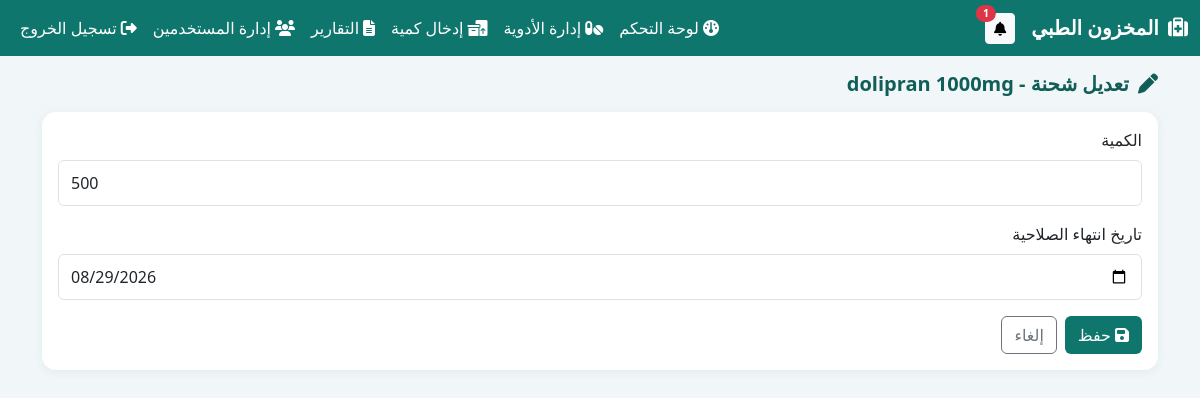
/batches/1/edit (signed in), run on the app's committed database.
### app.py (models this page shows, shortened)
class Medicine(db.Model):
    __tablename__ = "medicine"
    id = db.Column(db.Integer, primary_key=True)
    name = db.Column(db.String(150), unique=True, nullable=False)
    min_stock = db.Column(db.Integer, nullable=False, default=0)
    batches = db.relationship(
        "Batch",
        backref="medicine",
        cascade="all, delete-orphan",
        lazy="selectin",
        order_by="Batch.expire_date",
    )
    @property
    def total_quantity(self):
        return sum(b.quantity for b in self.batches)
    @property
    def active_batches(self):
        return [b for b in self.batches if b.quantity > 0]

class Batch(db.Model):
    __tablename__ = "batch"
    id = db.Column(db.Integer, primary_key=True)
    medicine_id = db.Column(db.Integer, db.ForeignKey("medicine.id"), nullable=False)
    quantity = db.Column(db.Integer, nullable=False, default=0)
    expire_date = db.Column(db.Date, nullable=True)

### app.py (the view, shortened to what this page needs)
@app.route("/batches/<int:batch_id>/edit", methods=["GET", "POST"])
@login_required
def edit_batch(batch_id):
    batch = db.get_or_404(Batch, batch_id)
    return render_template("edit_batch.html", batch=batch)

### app.py (called while the page is built)
@login_manager.user_loader
def load_user(user_id):
    return db.session.get(User, int(user_id))

@app.context_processor
def inject_globals():
    unread = 0
    if current_user.is_authenticated:
        if not session.get("alerts_read"):
            unread = len(get_alerts())
    return {
        "alerts_count": unread,
        "today_str": date.today().strftime("%d-%m-%Y"),
        "near_days": NEAR_EXPIRY_DAYS,
    }

### templates/edit_batch.html (shortened to what this page needs)
{% extends "base.html" %}
{% block content %}
<h5 class="page-title mb-3"><i class="fa-solid fa-pen me-1"></i> تعديل شحنة - {{ batch.medicine.name }}</h5>
<div class="card p-3">
  <form method="post">
    <div class="mb-3">
      <label class="form-label">الكمية</label>
      <input type="number" name="quantity" class="form-control" min="0" value="{{ batch.quantity }}" required>
    </div>
    <div class="mb-3">
      <label class="form-label">تاريخ انتهاء الصلاحية</label>
      <input type="date" name="expire_date" class="form-control" value="{{ batch.expire_date.isoformat() if batch.expire_date }}" required>
    </div>
    <div class="d-flex gap-2">
      <button class="btn btn-brand"><i class="fa-solid fa-floppy-disk me-1"></i>حفظ</button>
      <a href="{{ url_for('medicine_batches', medicine_id=batch.medicine_id) }}" class="btn btn-outline-secondary">إلغاء</a>
    </div>
  </form>
</div>
{% endblock %}

### templates/base.html (style rules this page uses)
:root { --brand:#0f766e; --brand-dark:#115e59; --soft:#f1f6f8; }
body { background:var(--soft); font-family:"Segoe UI",Tahoma,sans-serif; padding-bottom:70px; }
.card { border:0; border-radius:14px; box-shadow:0 2px 10px rgba(15,118,110,.08); }
.btn-brand { background:var(--brand); color:#fff; }
.form-control,.form-select { min-height:46px; }
.page-title { font-weight:700; color:var(--brand-dark); }

### data on the page
Medicine: medicine.name "dolipran 1000mg"
Batch: quantity "500", expire_date "08/29/2026"

### other printed values
{{ alerts_count }} "1"
